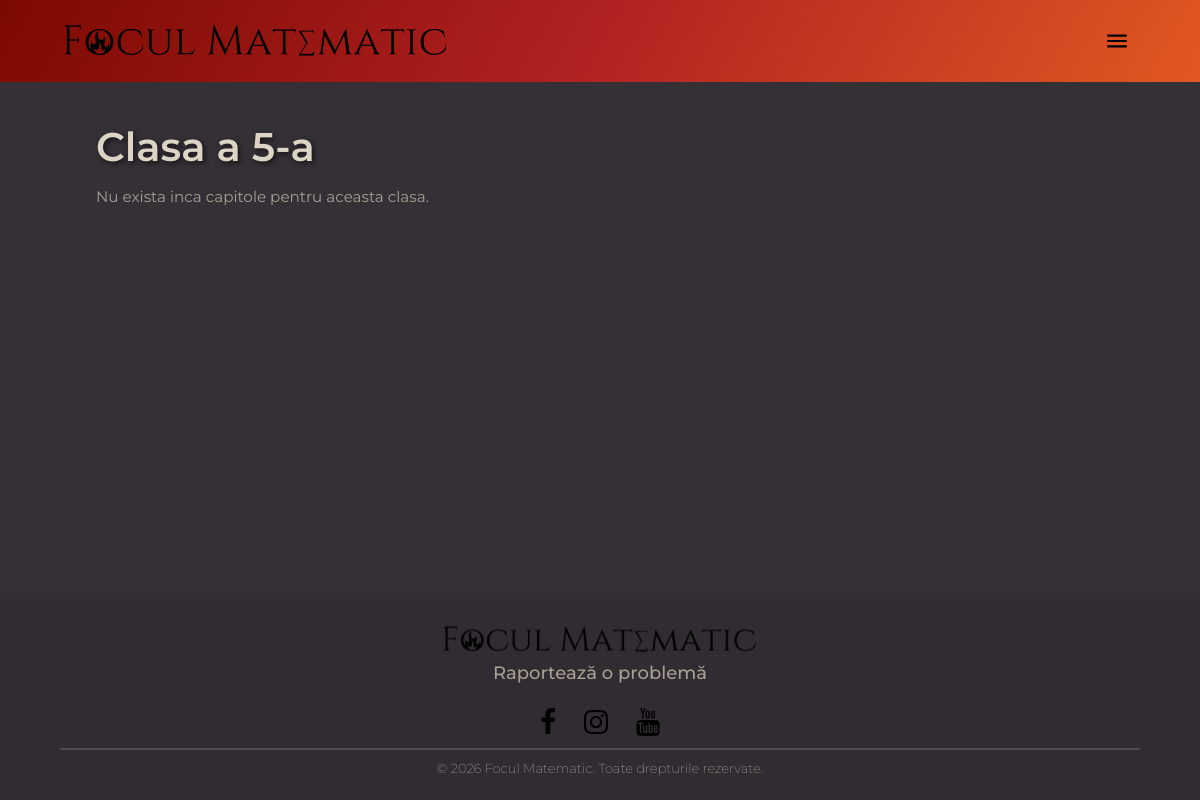
The app's page /quizzes/clasa/5/ (signed in), older data.
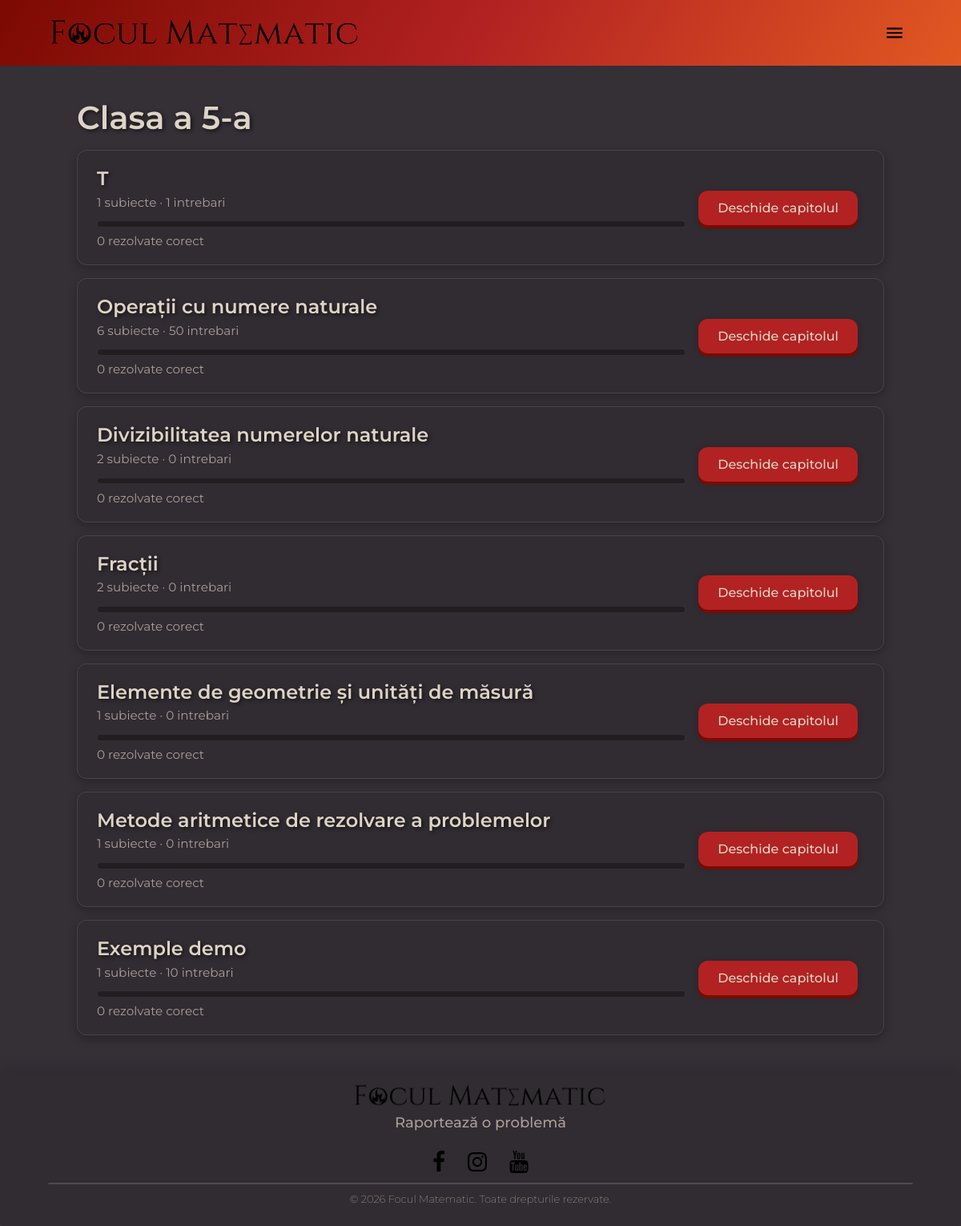
The same page, newer data.
### quizzes/models.py (models this page shows, shortened)
class Chapter(models.Model):
    class_level = models.IntegerField()
    slug = models.SlugField(max_length=120)
    title = models.CharField(max_length=200)
    order = models.PositiveIntegerField(default=0)
    exam_slug = models.SlugField(max_length=120, blank=True, default="")
    class Meta:
        ordering = ["class_level", "order", "title"]
        unique_together = [("class_level", "slug")]

### quizzes/views.py (the view)
# urls.py: path("clasa/<int:class_level>/", views.class_chapters, name="class_chapters"),
@login_required
def class_chapters(request, class_level):
    if class_level not in VALID_CLASS_LEVELS:
        return HttpResponseBadRequest("Clasă invalidă.")
    chapters = (
        Chapter.objects.filter(class_level=class_level, exam_slug="")
        .order_by("order", "title")
    )
    chapter_states = get_chapter_learning_states(request.user, chapters)
    return render(
        request,
        "quizzes/class_chapters.html",
        {"class_level": class_level, "chapter_states": chapter_states},
    )

### accounts/context_processors.py (called while the page is built)
def theme(request):
    return {}

### analytics/services.py (called while the page is built)
def log_page_view(*, path: str, session_key: str, user=None) -> PageView:
    return PageView.objects.create(
        path=path[:500],
        session_key=session_key[:40],
        user=user if user and user.is_authenticated else None,
    )

### feedback/context_processors.py (called while the page is built)
def feedback_report_url(from_path: str = "") -> str:
    try:
        url = reverse("report_error")
    except NoReverseMatch:
        url = FEEDBACK_REPORT_PATH
    if from_path:
        return f"{url}?from={from_path}"
    return url

def feedback_urls(request):
    return {
        "feedback_report_url": feedback_report_url(),
    }

### quizzes/learning.py (called while the page is built)
def _percent(done: int, total: int) -> int:
    if total <= 0:
        return 0
    return round(done / total * 100)

def _topic_question_counts(topic_ids: list[int]) -> dict[int, int]:
    if not topic_ids:
        return {}
    return dict(
        Question.objects.filter(quiz_id__in=topic_ids)
        .values("quiz_id")
        .annotate(total=Count("id"))
        .values_list("quiz_id", "total")
    )

### templates/quizzes/class_chapters.html (shortened to what this page needs)
{% extends "base.html" %}
{% block content %}
<div class="page-content">
    <h1>Clasa a {{ class_level }}-a</h1>
    {% if not chapter_states %}
        <p class="muted">Nu exista inca capitole pentru aceasta clasa.</p>
    {% else %}
        {% for state in chapter_states %}
            <article class="card learning-card">
                <div class="learning-card__main">
                    <h2 style="margin:0 0 0.35rem;">{{ state.chapter.title }}</h2>
                    <p class="muted" style="margin:0;">
                        {{ state.topic_count }} subiecte &middot; {{ state.question_count }} intrebari
                    </p>
                    <div class="learning-progress" aria-label="Progres antrenare {{ state.training_percent }}%">
                    </div>
                    <p class="muted learning-card__meta">
                        {{ state.training_correct }} rezolvate corect
                    </p>
                </div>
                <a class="btn btn-press" href="{% url 'chapter_topics' class_level state.chapter.slug %}">Deschide capitolul</a>
            </article>
        {% endfor %}
    {% endif %}
</div>
{% endblock %}

Row changes from the older to the newer data that the page shows:
added Chapter: chapter "T", topic_count "1", question_count "1", training_correct "0"
added Chapter: chapter "Operații cu numere naturale", topic_count "6", question_count "50", training_correct "0"
added Chapter: chapter "Divizibilitatea numerelor naturale", topic_count "2", question_count "0", training_correct "0"
added Chapter: chapter "Fracții", topic_count "2", question_count "0", training_correct "0"
added Chapter: chapter "Elemente de geometrie și unități de măsură", topic_count "1", question_count "0", training_correct "0"
added Chapter: chapter "Metode aritmetice de rezolvare a problemelor", topic_count "1", question_count "0", training_correct "0"
added Chapter: chapter "Exemple demo", topic_count "1", question_count "10", training_correct "0"
Text that changed along with them:
text no longer shown: "Nu exista inca capitole pentru aceasta clasa."
